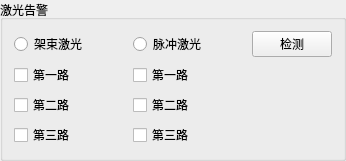
     <widget class="QGroupBox" name="groupBox">
      <property name="title">
       <string>激光告警</string>
      </property>
      <layout class="QGridLayout" name="gridLayout_4">
       <item row="0" column="2">
        <widget class="QRadioButton" name="radioButton_maichong">
         <property name="text">
          <string>脉冲激光</string>
         </property>
        </widget>
       </item>
       <item row="3" column="2">
        <widget class="QCheckBox" name="checkBox_23">
         <property name="text">
          <string>第三路</string>
         </property>
        </widget>
       </item>
       <item row="3" column="0">
        <widget class="QCheckBox" name="checkBox_13">
         <property name="text">
          <string>第三路</string>
         </property>
        </widget>
       </item>
       <item row="2" column="1">
        <spacer name="horizontalSpacer_24">
         <property name="orientation">
          <enum>Qt::Horizontal</enum>
         </property>
         <property name="sizeHint" stdset="0">
          <size>
           <width>40</width>
           <height>20</height>
          </size>
         </property>
        </spacer>
       </item>
       <item row="1" column="2">
        <widget class="QCheckBox" name="checkBox_21">
         <property name="text">
          <string>第一路</string>
         </property>
        </widget>
       </item>
       <item row="2" column="2">
        <widget class="QCheckBox" name="checkBox_22">
         <property name="text">
          <string>第二路</string>
         </property>
        </widget>
       </item>
       <item row="1" column="0">
        <widget class="QCheckBox" name="checkBox_11">
         <property name="text">
          <string>第一路</string>
         </property>
        </widget>
       </item>
       <item row="2" column="0">
        <widget class="QCheckBox" name="checkBox_12">
         <property name="text">
          <string>第二路</string>
         </property>
        </widget>
       </item>
       <item row="0" column="0">
        <widget class="QRadioButton" name="radioButton_jiashu">
         <property name="text">
          <string>架束激光</string>
         </property>
        </widget>
       </item>
       <item row="1" column="3">
        <spacer name="horizontalSpacer_25">
         <property name="orientation">
          <enum>Qt::Horizontal</enum>
         </property>
         <property name="sizeHint" stdset="0">
          <size>
           <width>40</width>
           <height>20</height>
          </size>
         </property>
        </spacer>
       </item>
       <item row="0" column="4">
        <widget class="QPushButton" name="pushButton_check">
         <property name="text">
          <string>检测</string>
         </property>
        </widget>
       </item>
      </layout>
     </widget>
